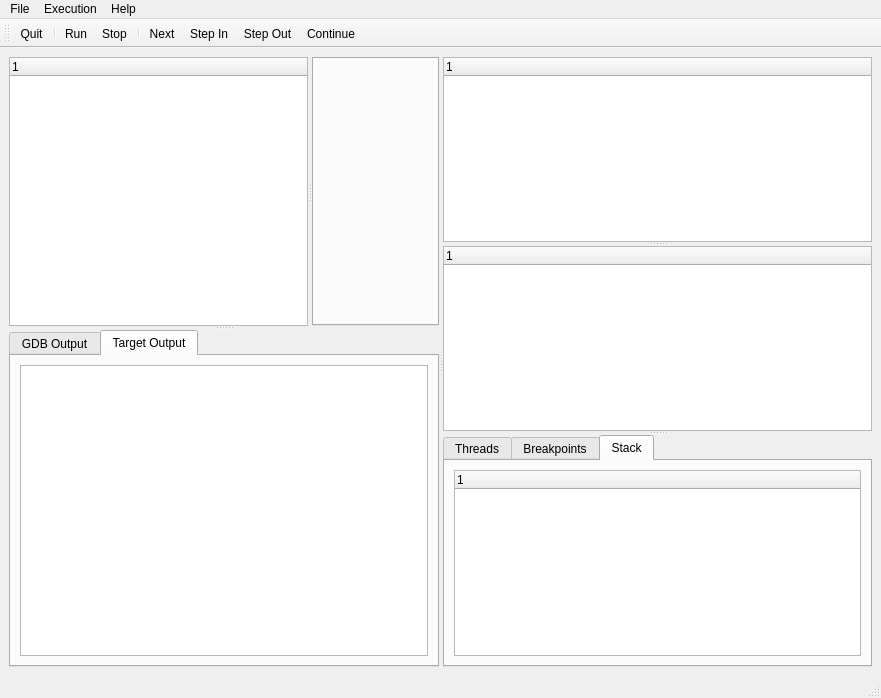
<?xml version="1.0" encoding="UTF-8"?>
<ui version="4.0">
 <class>MainWindow</class>
 <widget class="QMainWindow" name="MainWindow">
  <property name="geometry">
   <rect>
    <x>0</x>
    <y>0</y>
    <width>881</width>
    <height>698</height>
   </rect>
  </property>
  <property name="windowTitle">
   <string>MainWindow</string>
  </property>
  <widget class="QWidget" name="centralwidget">
   <layout class="QVBoxLayout" name="verticalLayout">
    <item>
     <widget class="QSplitter" name="splitter_4">
      <property name="orientation">
       <enum>Qt::Horizontal</enum>
      </property>
      <widget class="QSplitter" name="splitter_2">
       <property name="orientation">
        <enum>Qt::Vertical</enum>
       </property>
       <widget class="QSplitter" name="splitter">
        <property name="orientation">
         <enum>Qt::Horizontal</enum>
        </property>
        <widget class="QTreeWidget" name="treeWidget_file">
         <column>
          <property name="text">
           <string notr="true">1</string>
          </property>
         </column>
        </widget>
        <widget class="QTabWidget" name="editorTabWidget">
         <property name="tabsClosable">
          <bool>true</bool>
         </property>
        </widget>
       </widget>
       <widget class="QTabWidget" name="tabWidget_2">
        <property name="currentIndex">
         <number>1</number>
        </property>
        <widget class="QWidget" name="tab_4">
         <attribute name="title">
          <string>GDB Output</string>
         </attribute>
         <layout class="QVBoxLayout" name="verticalLayout_5">
          <item>
           <widget class="QPlainTextEdit" name="logView">
            <property name="sizePolicy">
             <sizepolicy hsizetype="Expanding" vsizetype="Preferred">
              <horstretch>0</horstretch>
              <verstretch>0</verstretch>
             </sizepolicy>
            </property>
            <property name="baseSize">
             <size>
              <width>0</width>
              <height>40</height>
             </size>
            </property>
           </widget>
          </item>
         </layout>
        </widget>
        <widget class="QWidget" name="tab_5">
         <attribute name="title">
          <string>Target Output</string>
         </attribute>
         <layout class="QVBoxLayout" name="verticalLayout_6">
          <item>
           <widget class="QPlainTextEdit" name="targetOutputView"/>
          </item>
         </layout>
        </widget>
       </widget>
      </widget>
      <widget class="QSplitter" name="splitter_3">
       <property name="orientation">
        <enum>Qt::Vertical</enum>
       </property>
       <widget class="QTreeWidget" name="autoWidget">
        <property name="editTriggers">
         <set>QAbstractItemView::NoEditTriggers</set>
        </property>
        <property name="uniformRowHeights">
         <bool>true</bool>
        </property>
        <column>
         <property name="text">
          <string notr="true">1</string>
         </property>
        </column>
       </widget>
       <widget class="QTreeWidget" name="varWidget">
        <property name="sizePolicy">
         <sizepolicy hsizetype="Expanding" vsizetype="Preferred">
          <horstretch>0</horstretch>
          <verstretch>0</verstretch>
         </sizepolicy>
        </property>
        <property name="baseSize">
         <size>
          <width>80</width>
          <height>1</height>
         </size>
        </property>
        <property name="editTriggers">
         <set>QAbstractItemView::NoEditTriggers</set>
        </property>
        <property name="selectionMode">
         <enum>QAbstractItemView::ExtendedSelection</enum>
        </property>
        <property name="selectionBehavior">
         <enum>QAbstractItemView::SelectRows</enum>
        </property>
        <column>
         <property name="text">
          <string notr="true">1</string>
         </property>
        </column>
       </widget>
       <widget class="QTabWidget" name="tabWidget">
        <property name="currentIndex">
         <number>2</number>
        </property>
        <widget class="QWidget" name="tab">
         <attribute name="title">
          <string>Threads</string>
         </attribute>
         <layout class="QVBoxLayout" name="verticalLayout_2">
          <item>
           <widget class="QTreeWidget" name="treeWidget_threads">
            <column>
             <property name="text">
              <string notr="true">1</string>
             </property>
            </column>
           </widget>
          </item>
         </layout>
        </widget>
        <widget class="QWidget" name="tab_2">
         <attribute name="title">
          <string>Breakpoints</string>
         </attribute>
         <layout class="QVBoxLayout" name="verticalLayout_4">
          <item>
           <widget class="QTreeWidget" name="treeWidget_breakpoints">
            <column>
             <property name="text">
              <string notr="true">1</string>
             </property>
            </column>
           </widget>
          </item>
         </layout>
        </widget>
        <widget class="QWidget" name="tab_3">
         <attribute name="title">
          <string>Stack</string>
         </attribute>
         <layout class="QVBoxLayout" name="verticalLayout_3">
          <item>
           <widget class="QTreeWidget" name="treeWidget_stack">
            <column>
             <property name="text">
              <string notr="true">1</string>
             </property>
            </column>
           </widget>
          </item>
         </layout>
        </widget>
       </widget>
      </widget>
     </widget>
    </item>
   </layout>
  </widget>
  <widget class="QMenuBar" name="menubar">
   <property name="geometry">
    <rect>
     <x>0</x>
     <y>0</y>
     <width>881</width>
     <height>27</height>
    </rect>
   </property>
   <widget class="QMenu" name="menuFile">
    <property name="title">
     <string>File</string>
    </property>
    <addaction name="actionSettings"/>
    <addaction name="separator"/>
    <addaction name="actionQuit"/>
   </widget>
   <widget class="QMenu" name="menuExecution">
    <property name="title">
     <string>Execution</string>
    </property>
    <addaction name="actionRun"/>
    <addaction name="actionStop"/>
    <addaction name="separator"/>
    <addaction name="actionNext"/>
    <addaction name="actionStep_In"/>
    <addaction name="actionStep_Out"/>
    <addaction name="actionContinue"/>
   </widget>
   <widget class="QMenu" name="menuHelp">
    <property name="title">
     <string>Help</string>
    </property>
    <addaction name="actionAbout"/>
   </widget>
   <addaction name="menuFile"/>
   <addaction name="menuExecution"/>
   <addaction name="menuHelp"/>
  </widget>
  <widget class="QStatusBar" name="statusbar"/>
  <widget class="QToolBar" name="toolBar">
   <property name="windowTitle">
    <string>toolBar</string>
   </property>
   <attribute name="toolBarArea">
    <enum>TopToolBarArea</enum>
   </attribute>
   <attribute name="toolBarBreak">
    <bool>false</bool>
   </attribute>
   <addaction name="actionQuit"/>
   <addaction name="separator"/>
   <addaction name="actionRun"/>
   <addaction name="actionStop"/>
   <addaction name="separator"/>
   <addaction name="actionNext"/>
   <addaction name="actionStep_In"/>
   <addaction name="actionStep_Out"/>
   <addaction name="actionContinue"/>
  </widget>
  <action name="actionQuit">
   <property name="icon">
    <iconset resource="resource.qrc">
     <normaloff>:/images/res/quit.png</normaloff>:/images/res/quit.png</iconset>
   </property>
   <property name="text">
    <string>Quit</string>
   </property>
   <property name="shortcut">
    <string>Ctrl+Q</string>
   </property>
  </action>
  <action name="actionNext">
   <property name="icon">
    <iconset resource="resource.qrc">
     <normaloff>:/images/res/step_over.png</normaloff>:/images/res/step_over.png</iconset>
   </property>
   <property name="text">
    <string>Next</string>
   </property>
   <property name="shortcut">
    <string>F6</string>
   </property>
  </action>
  <action name="actionStep_In">
   <property name="icon">
    <iconset resource="resource.qrc">
     <normaloff>:/images/res/step_into.png</normaloff>:/images/res/step_into.png</iconset>
   </property>
   <property name="text">
    <string>Step In</string>
   </property>
   <property name="shortcut">
    <string>F5</string>
   </property>
  </action>
  <action name="actionAbout">
   <property name="text">
    <string>About</string>
   </property>
  </action>
  <action name="actionStop">
   <property name="icon">
    <iconset resource="resource.qrc">
     <normaloff>:/images/res/stop.png</normaloff>:/images/res/stop.png</iconset>
   </property>
   <property name="text">
    <string>Stop</string>
   </property>
   <property name="shortcut">
    <string>Ctrl+F2</string>
   </property>
  </action>
  <action name="actionContinue">
   <property name="icon">
    <iconset resource="resource.qrc">
     <normaloff>:/images/res/continue.png</normaloff>:/images/res/continue.png</iconset>
   </property>
   <property name="text">
    <string>Continue</string>
   </property>
   <property name="shortcut">
    <string>F8</string>
   </property>
  </action>
  <action name="actionRun">
   <property name="icon">
    <iconset resource="resource.qrc">
     <normaloff>:/images/res/restart.png</normaloff>:/images/res/restart.png</iconset>
   </property>
   <property name="text">
    <string>Run</string>
   </property>
   <property name="shortcut">
    <string>F11</string>
   </property>
  </action>
  <action name="actionSettings">
   <property name="text">
    <string>Settings</string>
   </property>
  </action>
  <action name="actionStep_Out">
   <property name="icon">
    <iconset resource="resource.qrc">
     <normaloff>:/images/res/step_out.png</normaloff>:/images/res/step_out.png</iconset>
   </property>
   <property name="text">
    <string>Step Out</string>
   </property>
   <property name="shortcut">
    <string>F7</string>
   </property>
  </action>
 </widget>
 <tabstops>
  <tabstop>treeWidget_file</tabstop>
 </tabstops>
 <resources>
  <include location="resource.qrc"/>
 </resources>
 <connections/>
</ui>
